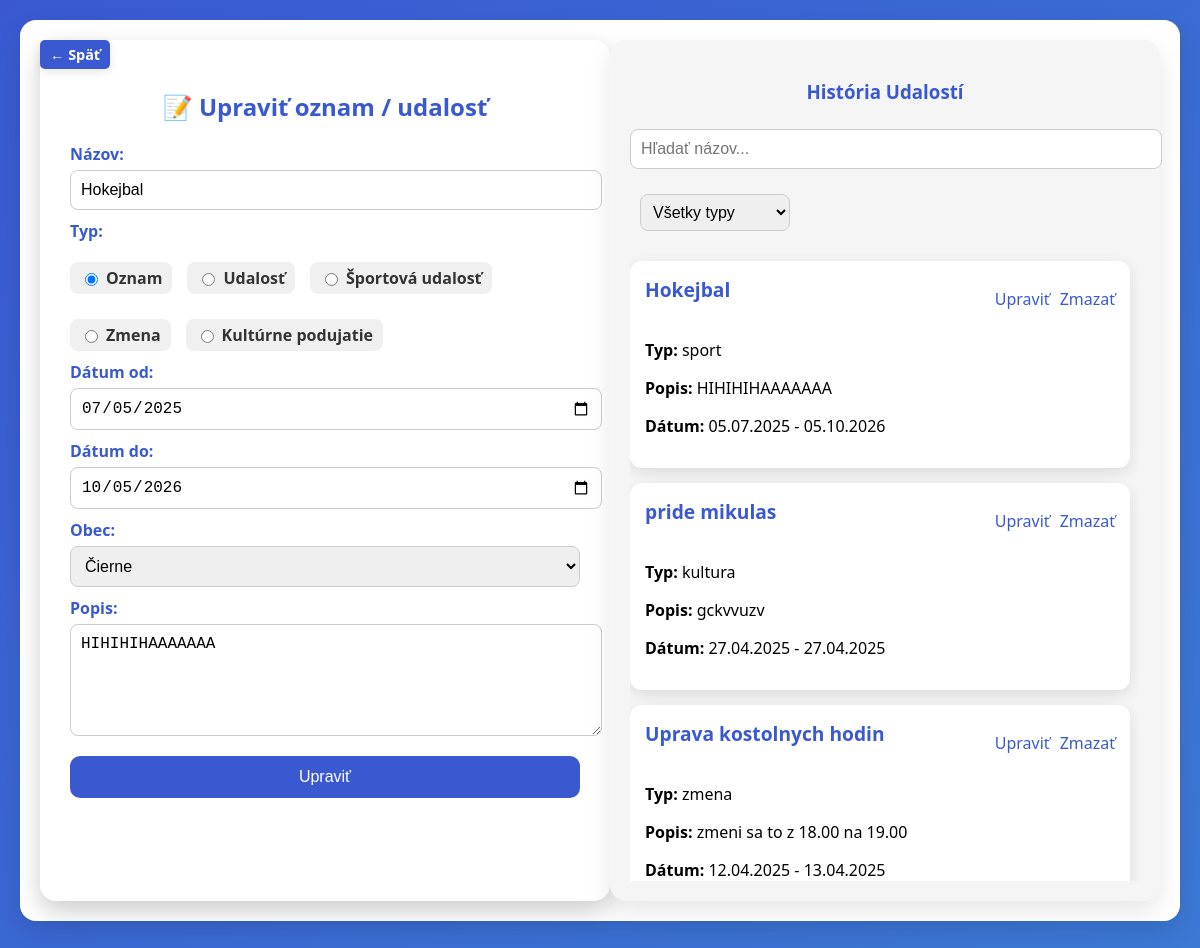
The app's page /cabinet/news.php?edit=24 with its own data.
### tables this page shows
CREATE TABLE `news` (
  `id` int(11) NOT NULL,
  `typ` varchar(100) NOT NULL,
  `nazov` varchar(200) NOT NULL,
  `text` text DEFAULT NULL,
  `datum_od` date DEFAULT NULL,
  `datum_do` date DEFAULT NULL,
  `id_obec` int(11) DEFAULT NULL
);

CREATE TABLE `obec` (
  `id` int(11) NOT NULL,
  `nazov` varchar(100) NOT NULL
);

### cabinet/news.php (the view, shortened to what this page needs)
<?php
include 'db.php';
$obce = [];
$result = $conn->query("SELECT id, nazov FROM obec");
if ($result->num_rows > 0) {
    while ($row = $result->fetch_assoc()) {
        $obce[] = $row;
    }
}
$events = [];
$search = isset($_GET['search']) ? $_GET['search'] : '';
$event_type = isset($_GET['event_type']) ? $_GET['event_type'] : '';
$events_query = "SELECT id, typ, nazov, text, datum_od, datum_do, id_obec FROM news WHERE nazov LIKE ? ";
$events_query .= "ORDER BY datum_od DESC LIMIT 10";
$stmt = $conn->prepare($events_query);
$search_param = "%$search%";
if ($event_type != '') {
    $stmt->bind_param("ss", $search_param, $event_type);
} else {
    $stmt->bind_param("s", $search_param);
}
$stmt->execute();
$result = $stmt->get_result();
if ($result->num_rows > 0) {
    while ($row = $result->fetch_assoc()) {
        $events[] = $row;
    }
}
if (isset($_GET['edit'])) {
    $event_id = intval($_GET['edit']);
    $edit_query = "SELECT * FROM news WHERE id = ?";
    $stmt = $conn->prepare($edit_query);
    $stmt->bind_param("i", $event_id);
    $stmt->execute();
    $edit_event = $stmt->get_result()->fetch_assoc();
}
?>
<!DOCTYPE html>
<html lang="sk">
<head>
</head>
<body>
    <div class="container">
        <a href="cabinet_menu.php" class="back-button">← Späť</a>
        <form method="post">
            <h2>📝 <?= isset($edit_event) ? 'Upraviť' : 'Pridať' ?> oznam / udalosť</h2>
            <label for="nazov">Názov:</label>
            <input type="text" id="nazov" name="nazov" value="<?= isset($edit_event) ? htmlspecialchars($edit_event['nazov']) : '' ?>" required>
            <label>Typ:</label>
            <div class="radio-group">
            <label><input type="radio" name="typ" value="oznam" checked> Oznam</label>
                <label><input type="radio" name="typ" value="udalost"> Udalosť</label>
                <label><input type="radio" name="typ" value="sport"> Športová udalosť</label>
                <label><input type="radio" name="typ" value="zmena"> Zmena</label>
                <label><input type="radio" name="typ" value="kultura"> Kultúrne podujatie</label>
            </div>
            <label for="datum_od">Dátum od:</label>
            <input type="date" id="datum_od" name="datum_od" value="<?= isset($edit_event) ? $edit_event['datum_od'] : '' ?>" required>
            <label for="datum_do">Dátum do:</label>
            <input type="date" id="datum_do" name="datum_do" value="<?= isset($edit_event) ? $edit_event['datum_do'] : '' ?>" required>
            <label for="id_obec">Obec:</label>
            <select id="id_obec" name="id_obec" required>
                <?php foreach ($obce as $obec): ?>
                    <option value="<?= $obec['id'] ?>" <?= isset($edit_event) && $edit_event['id_obec'] == $obec['id'] ? 'selected' : '' ?>>
                        <?= htmlspecialchars($obec['nazov']) ?>
                    </option>
                <?php endforeach; ?>
            </select>
            <label for="text">Popis:</label>
            <textarea id="text" name="text" rows="5" required><?= isset($edit_event) ? htmlspecialchars($edit_event['text']) : '' ?></textarea>
            <input type="submit" value="<?= isset($edit_event) ? 'Upraviť' : 'Odoslať' ?>">
        </form>
        <div class="history">
            <h3>História Udalostí</h3>
            <input type="text" id="search-bar" class="search-bar" placeholder="Hľadať názov..." onkeyup="searchEvents()">
            <select id="event-type" class="search-filter" onchange="searchEvents()">
                <option value="">Všetky typy</option>
            </select>
            <div class="scrollable-events">
                <div class="existing-events" id="existing-events">
                    <?php foreach ($events as $event): ?>
                        <div class="event-box">
                            <div class="event-header">
                                <h3><?= htmlspecialchars($event['nazov']) ?></h3>
                                <div class="event-actions">
                                    <a href="?edit=<?= $event['id'] ?>">Upraviť</a>
                                    <a href="?delete=<?= $event['id'] ?>" onclick="return confirm('Skutočne chcete vymazať?')">Zmazať</a>
                                </div>
                            </div>
                            <p><strong>Typ:</strong> <?= htmlspecialchars($event['typ']) ?></p>
                            <p><strong>Popis:</strong> <?= nl2br(htmlspecialchars($event['text'])) ?></p>
                            <p><strong>Dátum:</strong> <?= date('d.m.Y', strtotime($event['datum_od'])) ?> - <?= date('d.m.Y', strtotime($event['datum_do'])) ?></p>
                        </div>
                    <?php endforeach; ?>
                </div>
            </div>
        </div>
    </div>
</body>
</html>

### cabinet/news.php (style rules this page uses)
body { margin: 0; padding: 0; font-family: 'Segoe UI', sans-serif; background: linear-gradient(135deg, #3A59D1, #3D90D7); height: 100vh; display: flex; justify-content: flex-start; align-items: flex-start; padding: 20px; }
.container { display: flex; justify-content: space-between; width: 100%; max-width: 1200px; margin: 0 auto; background-color: white; border-radius: 16px; box-shadow: 0 10px 25px rgba(0, 0, 0, 0.1); padding: 20px; position: relative; }
form { width: 48%; padding: 30px; border-radius: 16px; box-shadow: 0 10px 25px rgba(0, 0, 0, 0.2); }
.history { width: 48%; padding: 20px; background-color: #f5f5f5; border-radius: 16px; box-shadow: 0 10px 25px rgba(0, 0, 0, 0.1); }
h2 { color: #3A59D1; margin-bottom: 20px; text-align: center; }
label { font-weight: bold; display: block; margin-top: 10px; color: #3A59D1; }
input[type="text"], input[type="date"], select, textarea { width: 100%; padding: 10px; margin-top: 5px; border-radius: 8px; border: 1px solid #ccc; font-size: 1rem; }
textarea { resize: vertical; }
.radio-group { display: flex; flex-wrap: wrap; gap: 15px; margin-top: 10px; margin-bottom: 10px; }
.radio-group label { display: flex; align-items: center; gap: 5px; color: #333; background: #f0f0f0; padding: 5px 10px; border-radius: 8px; }
input[type="submit"] { background-color: #3A59D1; color: white; border: none; padding: 12px 20px; font-size: 1rem; border-radius: 10px; cursor: pointer; margin-top: 15px; transition: background-color 0.3s ease; width: 100%; }
.event-box { background-color: white; padding: 15px; border-radius: 12px; margin-top: 15px; box-shadow: 0 5px 15px rgba(0, 0, 0, 0.1); }
.event-header { display: flex; justify-content: space-between; align-items: center; color: #3A59D1; }
.event-header h3 { margin: 0; font-size: 1.2rem; }
.event-actions { display: flex; gap: 10px; }
.event-actions a { color: #3A59D1; text-decoration: none; font-size: 1rem; }
.existing-events { margin-top: 30px; }
.history h3 { color: #3A59D1; text-align: center; margin-bottom: 20px; }
.search-bar { width: 150px; padding: 8px; margin-bottom: 20px; border-radius: 8px; border: 1px solid #ccc; font-size: 1rem; }
.search-filter { width: 150px; padding: 8px; margin-left: 10px; border-radius: 8px; border: 1px solid #ccc; }
.scrollable-events { max-height: 650px; overflow-y: auto; padding-right: 10px; }
.back-button { position: absolute; top: 20px; left: 20px; padding: 5px 10px; background-color: #3A59D1; color: white; text-decoration: none; font-size: 0.9rem; font-weight: bold; border-radius: 5px; box-shadow: 0 3px 10px rgba(0, 0, 0, 0.1); transition: background-color 0.3s ease, transform 0.2s ease; }

### records on screen
news: nazov "Hokejbal", datum_od "07/05/2025", datum_do "10/05/2026", id_obec "Čierne", text "HIHIHIHAAAAAAA", typ "sport", datum_od "05.07.2025", datum_do "05.10.2026"
news: nazov "pride mikulas", typ "kultura", text "gckvvuzv", datum_od "27.04.2025", datum_do "27.04.2025"
news: nazov "Uprava kostolnych hodin", typ "zmena", text "zmeni sa to z 18.00 na 19.00", datum_od "12.04.2025", datum_do "13.04.2025"
